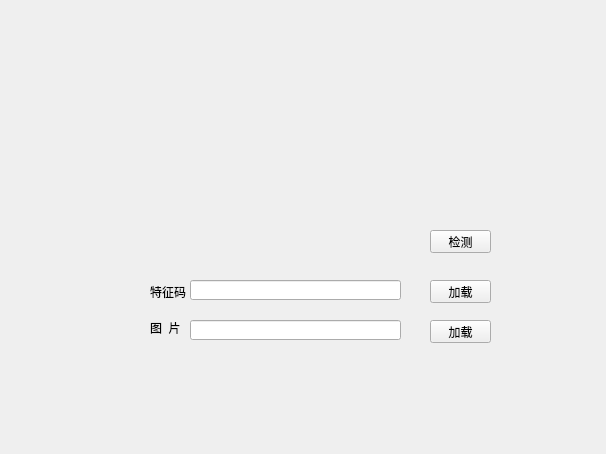
<?xml version="1.0" encoding="UTF-8"?>
<ui version="4.0">
 <class>FaceDetec</class>
 <widget class="QWidget" name="FaceDetec">
  <property name="geometry">
   <rect>
    <x>0</x>
    <y>0</y>
    <width>606</width>
    <height>454</height>
   </rect>
  </property>
  <property name="windowTitle">
   <string>Form</string>
  </property>
  <widget class="QPushButton" name="pbload">
   <property name="geometry">
    <rect>
     <x>430</x>
     <y>280</y>
     <width>61</width>
     <height>23</height>
    </rect>
   </property>
   <property name="text">
    <string>加载</string>
   </property>
  </widget>
  <widget class="QLineEdit" name="fncode">
   <property name="geometry">
    <rect>
     <x>190</x>
     <y>280</y>
     <width>211</width>
     <height>20</height>
    </rect>
   </property>
  </widget>
  <widget class="QLabel" name="label">
   <property name="geometry">
    <rect>
     <x>150</x>
     <y>282</y>
     <width>36</width>
     <height>20</height>
    </rect>
   </property>
   <property name="text">
    <string>特征码</string>
   </property>
  </widget>
  <widget class="QLabel" name="label_2">
   <property name="geometry">
    <rect>
     <x>150</x>
     <y>320</y>
     <width>36</width>
     <height>16</height>
    </rect>
   </property>
   <property name="text">
    <string>图  片</string>
   </property>
  </widget>
  <widget class="QLineEdit" name="fnphoto">
   <property name="geometry">
    <rect>
     <x>190</x>
     <y>320</y>
     <width>211</width>
     <height>20</height>
    </rect>
   </property>
  </widget>
  <widget class="QPushButton" name="phload">
   <property name="geometry">
    <rect>
     <x>430</x>
     <y>320</y>
     <width>61</width>
     <height>23</height>
    </rect>
   </property>
   <property name="text">
    <string>加载</string>
   </property>
  </widget>
  <widget class="QPushButton" name="detec">
   <property name="geometry">
    <rect>
     <x>430</x>
     <y>230</y>
     <width>61</width>
     <height>23</height>
    </rect>
   </property>
   <property name="text">
    <string>检测</string>
   </property>
  </widget>
 </widget>
 <resources/>
 <connections/>
</ui>
